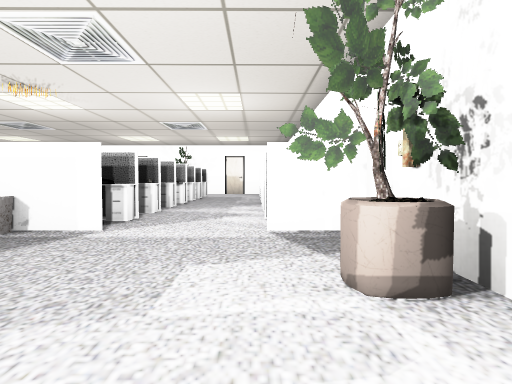
view 1 (above)

24 first-person views from a walk through a 3-D level made in the Godot game engine. The camera is 1.4 m above the floor, tilts 2° down and sees 75° across. The floor is counted in squares, 2 m on a side. Each view is taken from the middle of a square. On the plan, view 1 faces up. The plan holds only what a view shows up to about 10 squares ahead; the rest is blank. Characters and animated objects are left out. Some surface patterns are stand-ins.

view 2
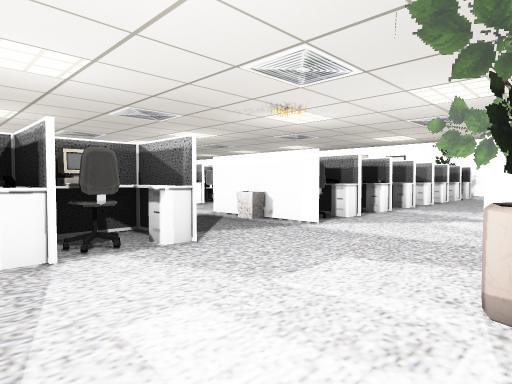

view 3
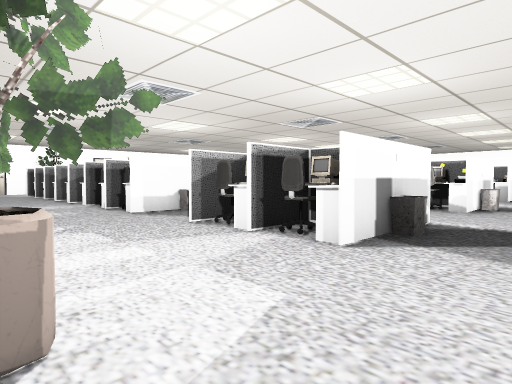

view 4
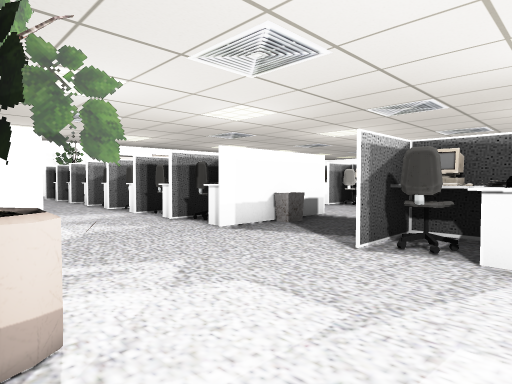

view 5
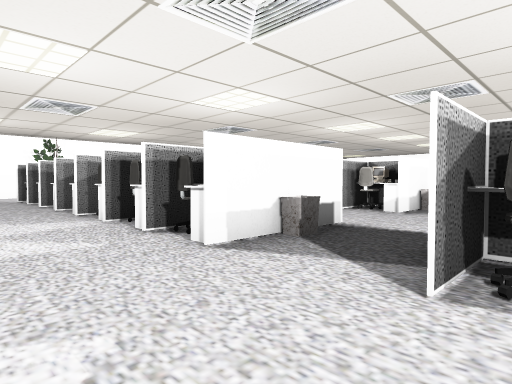

view 6
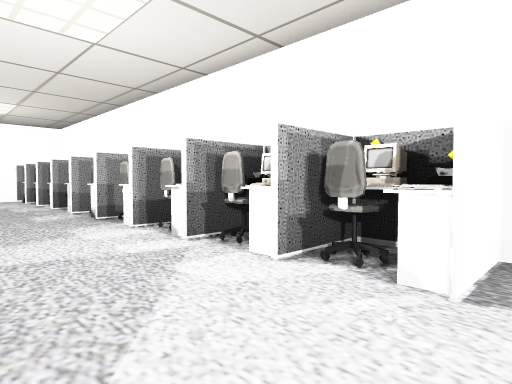

view 7
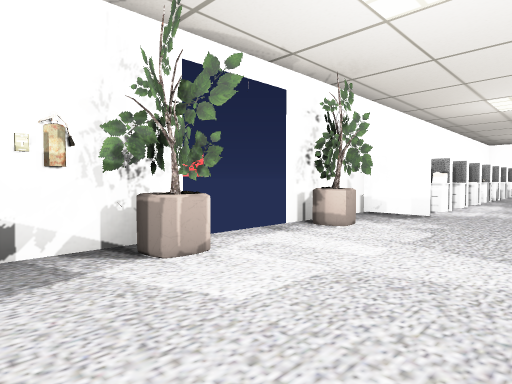

view 8
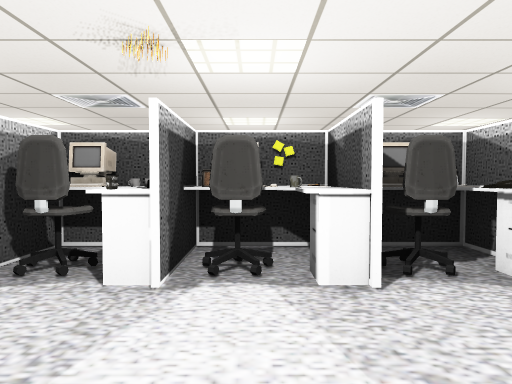

view 9
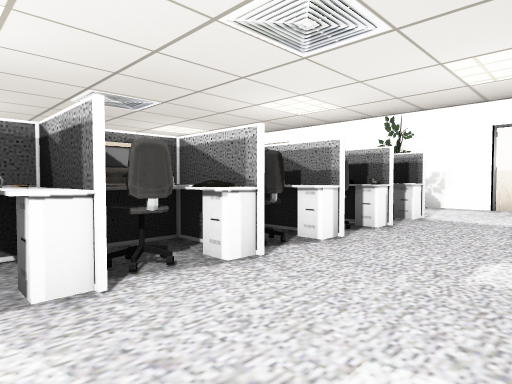

view 10
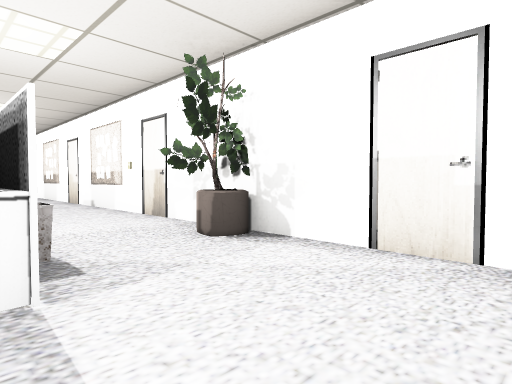

view 11
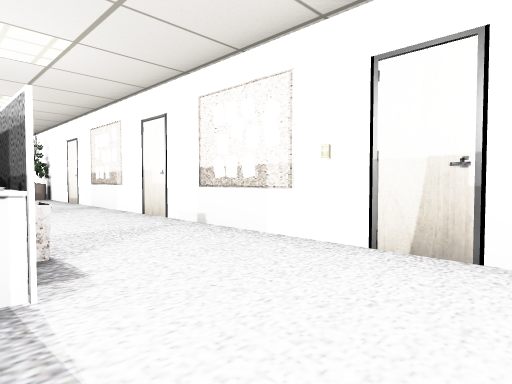

view 12
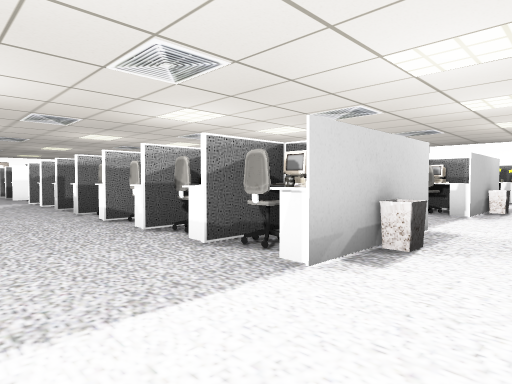

view 13
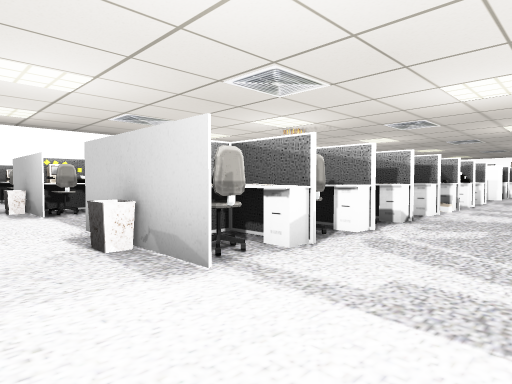

view 14
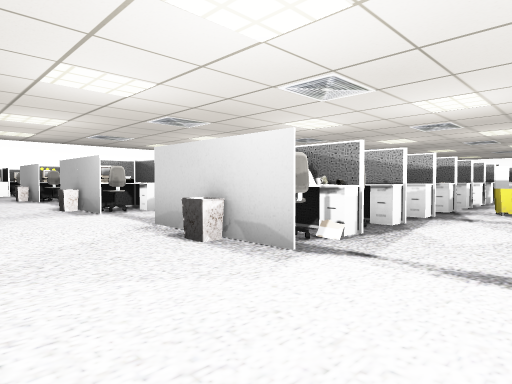

view 15
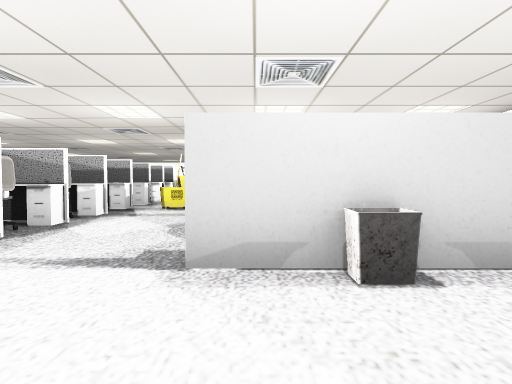

view 16
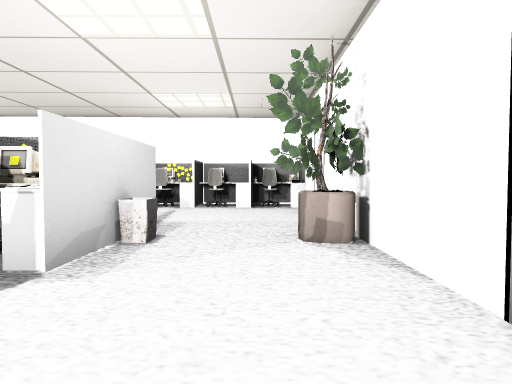

view 17
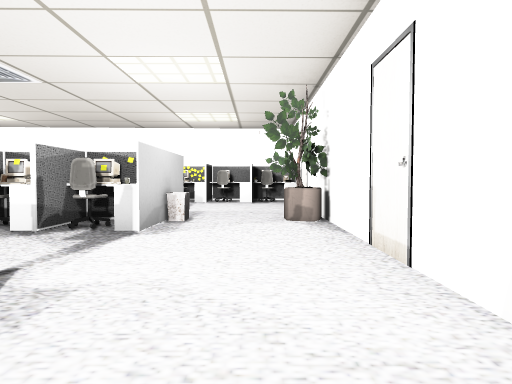

view 18
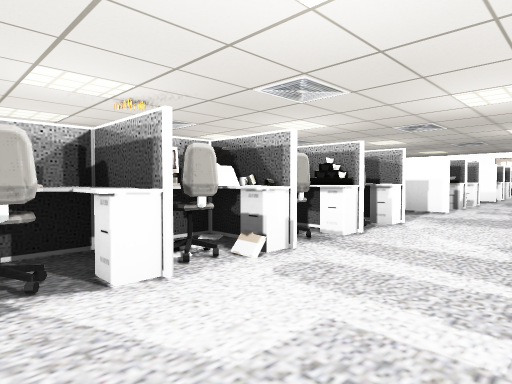

view 19
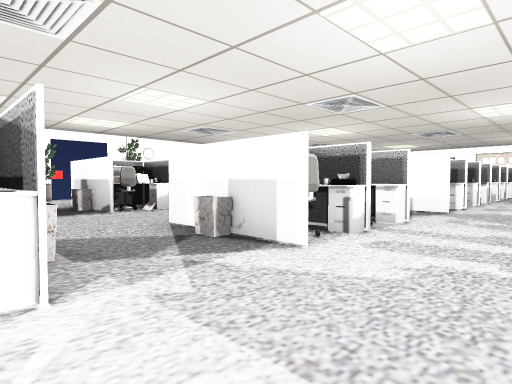

view 20
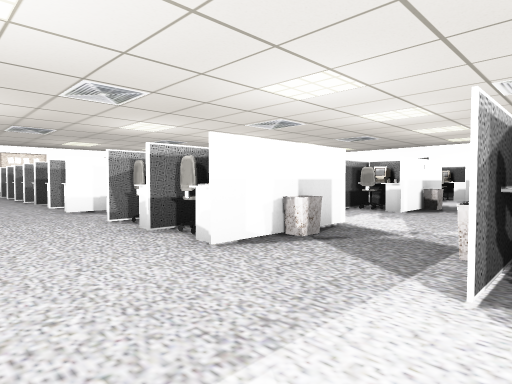

view 21
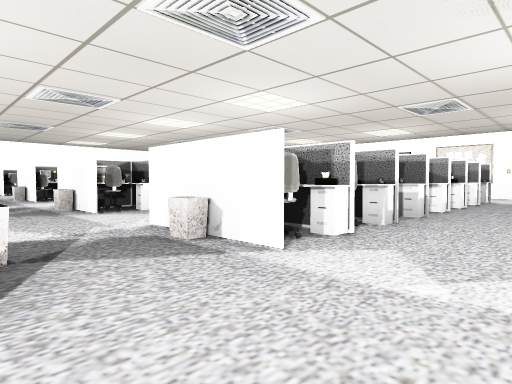

view 22
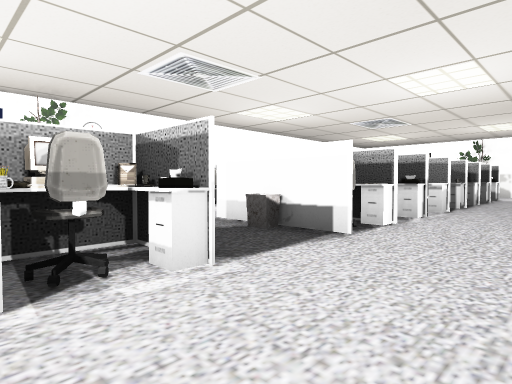

view 23
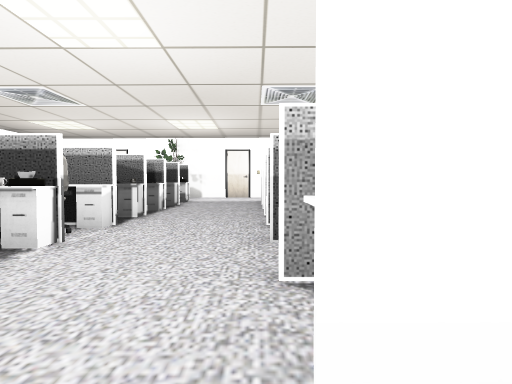

view 24
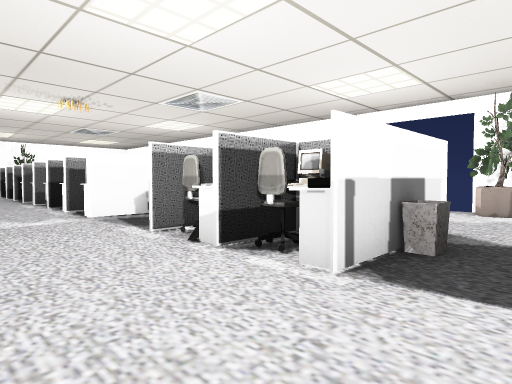

### Floor plan
Key: @ floor where view 1 was taken; # wall or solid block; x gap in a wall; . floor; D closed door; = window, fence, low wall or low ledge; ^ raised ledge; B bin; A box; U bucket; M mug; O other object.
Columns run from 25 left of view 1 to 2 right of it. Each row starts with its distance up from view 1.
 18   ########################
 17 #O.DD.#..D....D....D.##...
 16 #O........................
 15 #^....B....B....B.....B...^
 14 # ...##O..# ^..##^...# #..
 13 #     ^ ..OO  .###...O #..
 12       ^x..^   .^^ ...  #..^
 11         ..#   .#  ..  ^x..
 10          .x^ ..x^ ..  ^x..
  9          U^  ..x^^.. ^ x.
  8           x  ..#  ..#^O#..^
  7           ## ..OO^...#Ox..O#
  6           ^ ^..OO^...^^x..^#
  5          .^ #..# #...^##..A#
  4          ..B....B.....B....#
  3            ................#
  2           #BOO.#BO... B#..=#
  1             ^..# ^...M^x...
  0               .###..A#^#.@.
 -1               ..  ....B#..=#
 -2               .............#
 -3               .#O^...#B#..^#
 -4               .x ^... ##..
 -5               .#  ..A^ O..
 -6                # ^... ^x..^
 -7                x  ...^^x.#
 -8                   ..O^ #.
 -9                   ..#^ x.
-10                  ^...  x.
-11                  #...^ #
-12                   ..   x

Positions as (right, up) in squares from view 1, and headings:
1: (0, 0), facing up
2: (1, 0), facing up-left
3: (1, 4), facing down-left
4: (1, 1), facing down-left
5: (0, 0), facing down-left
6: (-2, 4), facing up-right
7: (-2, 4), facing down-right
8: (0, 8), facing left
9: (0, 8), facing up-left
10: (0, 14), facing up-left
11: (-5, 14), facing up-left
12: (-5, 16), facing down-left
13: (-12, 16), facing down-right
14: (-17, 17), facing down-right
15: (-18, 17), facing down
16: (-15, 16), facing left
17: (-13, 16), facing left
18: (-12, 10), facing down-right
19: (-12, 5), facing down-right
20: (-5, 5), facing down-left
21: (-5, 2), facing up-left
22: (-7, 1), facing down-right
23: (-7, -2), facing down
24: (-7, -2), facing up-right
